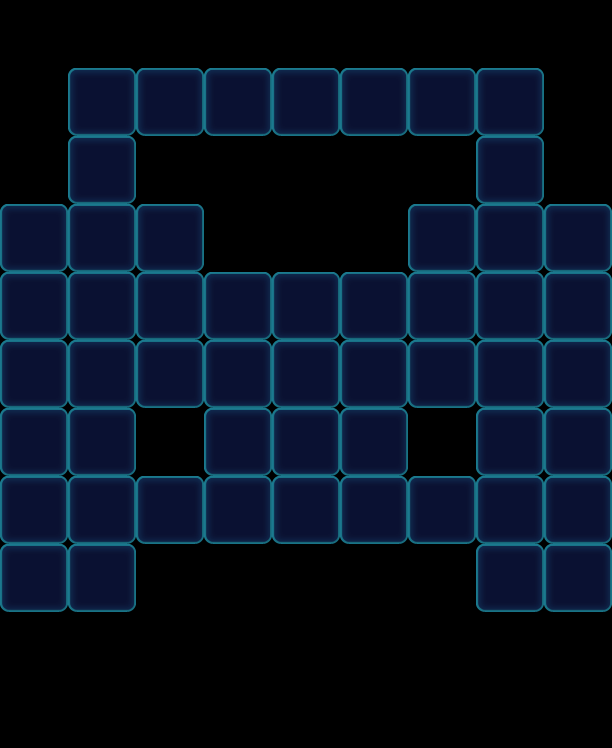

This is a level from a 2D game, rendered from its Tiled map with the project's own tilesets. A one-line summary and the map file follow, with tile-layer data summarised:
An orthogonal 9x11 tile map with 68x68 px tiles, 1 tile layer (Valid), 2 tilesets and 93 objects (53x Floor, 16x Factory_Normal, 12x Ice, 12x Stone).

<map version="1.0" orientation="orthogonal" width="9" height="11" tilewidth="68" tileheight="68">
 <tileset firstgid="1" name="game_grid1" tilewidth="68" tileheight="68">
  <image source="game_grid1.png" width="68" height="68" />
 </tileset>
 <tileset firstgid="2" name="map" tilewidth="68" tileheight="68">
  <image source="map.png" width="1024" height="1024" />
 </tileset>
 <layer name="Valid" width="9" height="11">
  <data>[99 cells, 53 non-empty, 1 distinct tile ids]</data>
 </layer>
 <objectgroup name="BottomObj" width="9" height="11">
  <object type="Floor" gid="33" x="68" y="272">
   <properties>
    <property name="Layers" value="2" />
   </properties>
  </object>
  <object type="Floor" gid="33" x="136" y="272">
   <properties>
    <property name="Layers" value="2" />
   </properties>
  </object>
  <object type="Floor" gid="33" x="68" y="340">
   <properties>
    <property name="Layers" value="2" />
   </properties>
  </object>
  <object type="Floor" gid="33" x="136" y="340">
   <properties>
    <property name="Layers" value="2" />
   </properties>
  </object>
  <object type="Floor" gid="33" x="204" y="340">
   <properties>
    <property name="Layers" value="2" />
   </properties>
  </object>
  <object type="Floor" gid="33" x="272" y="340">
   <properties>
    <property name="Layers" value="2" />
   </properties>
  </object>
  <object type="Floor" gid="33" x="340" y="340">
   <properties>
    <property name="Layers" value="2" />
   </properties>
  </object>
  <object type="Floor" gid="33" x="408" y="340">
   <properties>
    <property name="Layers" value="2" />
   </properties>
  </object>
  <object type="Floor" gid="33" x="476" y="340">
   <properties>
    <property name="Layers" value="2" />
   </properties>
  </object>
  <object type="Floor" gid="33" x="408" y="272">
   <properties>
    <property name="Layers" value="2" />
   </properties>
  </object>
  <object type="Floor" gid="33" x="476" y="272">
   <properties>
    <property name="Layers" value="2" />
   </properties>
  </object>
  <object type="Floor" gid="33" x="68" y="204">
   <properties>
    <property name="Layers" value="2" />
   </properties>
  </object>
  <object type="Floor" gid="33" x="476" y="204">
   <properties>
    <property name="Layers" value="2" />
   </properties>
  </object>
  <object type="Floor" gid="33" x="408" y="408">
   <properties>
    <property name="Layers" value="2" />
   </properties>
  </object>
  <object type="Floor" gid="33" x="340" y="408">
   <properties>
    <property name="Layers" value="2" />
   </properties>
  </object>
  <object type="Floor" gid="33" x="476" y="408">
   <properties>
    <property name="Layers" value="2" />
   </properties>
  </object>
  <object type="Floor" gid="33" x="272" y="408">
   <properties>
    <property name="Layers" value="2" />
   </properties>
  </object>
  <object type="Floor" gid="33" x="340" y="476">
   <properties>
    <property name="Layers" value="2" />
   </properties>
  </object>
  <object type="Floor" gid="33" x="476" y="476">
   <properties>
    <property name="Layers" value="2" />
   </properties>
  </object>
  <object type="Floor" gid="33" x="408" y="544">
   <properties>
    <property name="Layers" value="2" />
   </properties>
  </object>
  <object type="Floor" gid="33" x="340" y="544">
   <properties>
    <property name="Layers" value="2" />
   </properties>
  </object>
  <object type="Floor" gid="33" x="476" y="544">
   <properties>
    <property name="Layers" value="2" />
   </properties>
  </object>
  <object type="Floor" gid="33" x="204" y="408">
   <properties>
    <property name="Layers" value="2" />
   </properties>
  </object>
  <object type="Floor" gid="33" x="68" y="408">
   <properties>
    <property name="Layers" value="2" />
   </properties>
  </object>
  <object type="Floor" gid="33" x="136" y="408">
   <properties>
    <property name="Layers" value="2" />
   </properties>
  </object>
  <object type="Floor" gid="33" x="204" y="476">
   <properties>
    <property name="Layers" value="2" />
   </properties>
  </object>
  <object type="Floor" gid="33" x="68" y="476">
   <properties>
    <property name="Layers" value="2" />
   </properties>
  </object>
  <object type="Floor" gid="33" x="272" y="476">
   <properties>
    <property name="Layers" value="2" />
   </properties>
  </object>
  <object type="Floor" gid="33" x="204" y="544">
   <properties>
    <property name="Layers" value="2" />
   </properties>
  </object>
  <object type="Floor" gid="33" x="68" y="544">
   <properties>
    <property name="Layers" value="2" />
   </properties>
  </object>
  <object type="Floor" gid="33" x="136" y="544">
   <properties>
    <property name="Layers" value="2" />
   </properties>
  </object>
  <object type="Floor" gid="33" x="272" y="544">
   <properties>
    <property name="Layers" value="2" />
   </properties>
  </object>
  <object type="Floor" gid="33" x="68" y="612">
   <properties>
    <property name="Layers" value="2" />
   </properties>
  </object>
  <object type="Floor" gid="33" x="476" y="612">
   <properties>
    <property name="Layers" value="2" />
   </properties>
  </object>
  <object name="6546" type="Floor" gid="32" x="68" y="136">
   <properties>
    <property name="Layers" value="1" />
   </properties>
  </object>
  <object name="6546" type="Floor" gid="32" x="136" y="136">
   <properties>
    <property name="Layers" value="1" />
   </properties>
  </object>
  <object name="6546" type="Floor" gid="32" x="204" y="136">
   <properties>
    <property name="Layers" value="1" />
   </properties>
  </object>
  <object name="6546" type="Floor" gid="32" x="272" y="136">
   <properties>
    <property name="Layers" value="1" />
   </properties>
  </object>
  <object name="6546" type="Floor" gid="32" x="340" y="136">
   <properties>
    <property name="Layers" value="1" />
   </properties>
  </object>
  <object name="6546" type="Floor" gid="32" x="408" y="136">
   <properties>
    <property name="Layers" value="1" />
   </properties>
  </object>
  <object name="6546" type="Floor" gid="32" x="476" y="136">
   <properties>
    <property name="Layers" value="1" />
   </properties>
  </object>
  <object name="6546" type="Floor" gid="32" x="544" y="272">
   <properties>
    <property name="Layers" value="1" />
   </properties>
  </object>
  <object name="6546" type="Floor" gid="32" x="544" y="340">
   <properties>
    <property name="Layers" value="1" />
   </properties>
  </object>
  <object name="6546" type="Floor" gid="32" x="544" y="408">
   <properties>
    <property name="Layers" value="1" />
   </properties>
  </object>
  <object name="6546" type="Floor" gid="32" x="544" y="476">
   <properties>
    <property name="Layers" value="1" />
   </properties>
  </object>
  <object name="6546" type="Floor" gid="32" x="544" y="544">
   <properties>
    <property name="Layers" value="1" />
   </properties>
  </object>
  <object name="6546" type="Floor" gid="32" x="544" y="612">
   <properties>
    <property name="Layers" value="1" />
   </properties>
  </object>
  <object name="6546" type="Floor" gid="32" x="0" y="476">
   <properties>
    <property name="Layers" value="1" />
   </properties>
  </object>
  <object name="6546" type="Floor" gid="32" x="0" y="408">
   <properties>
    <property name="Layers" value="1" />
   </properties>
  </object>
  <object name="6546" type="Floor" gid="32" x="0" y="340">
   <properties>
    <property name="Layers" value="1" />
   </properties>
  </object>
  <object name="6546" type="Floor" gid="32" x="0" y="272">
   <properties>
    <property name="Layers" value="1" />
   </properties>
  </object>
  </objectgroup>
 <objectgroup name="MiddleObj" width="9" height="11" />
 <objectgroup color="#000000" name="TopObj" width="9" height="11">
  <!-- 40 objects omitted --></objectgroup>
</map>
<!-- 42 of 93 objects omitted -->
